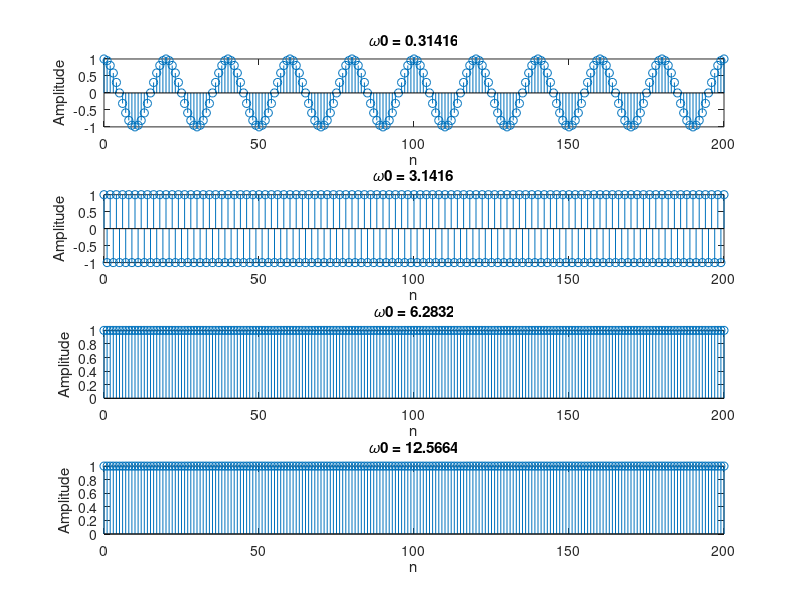

Source code (MATLAB):
%% Questão 3
% Parametros
n = 0:200;
w0 = [0.1*pi, 1*pi, 2*pi, 4*pi]; % Utilizei a multiplicação por pi pois o livro informa que 𝜔0 precisa ter unidade de radiano.

% Matriz para armazenar os diferentes valores que utilizamos para 𝜔0;
x = zeros(length(w0), length(n));

% Calculamos os sinais para os diferentes valores de 𝜔0
for i = 1:length(w0)
    x(i, :) = exp(1j * w0(i) * n);
end

% Plotamos os sinais para os diferentes valores de 𝜔0.
figure;
for i = 1:length(w0)
    subplot(length(w0), 1, i);
    stem(n, x(i, :));
    title(['𝜔0 = ', num2str(w0(i))]);
    xlabel('n');
    ylabel('Amplitude');
end
